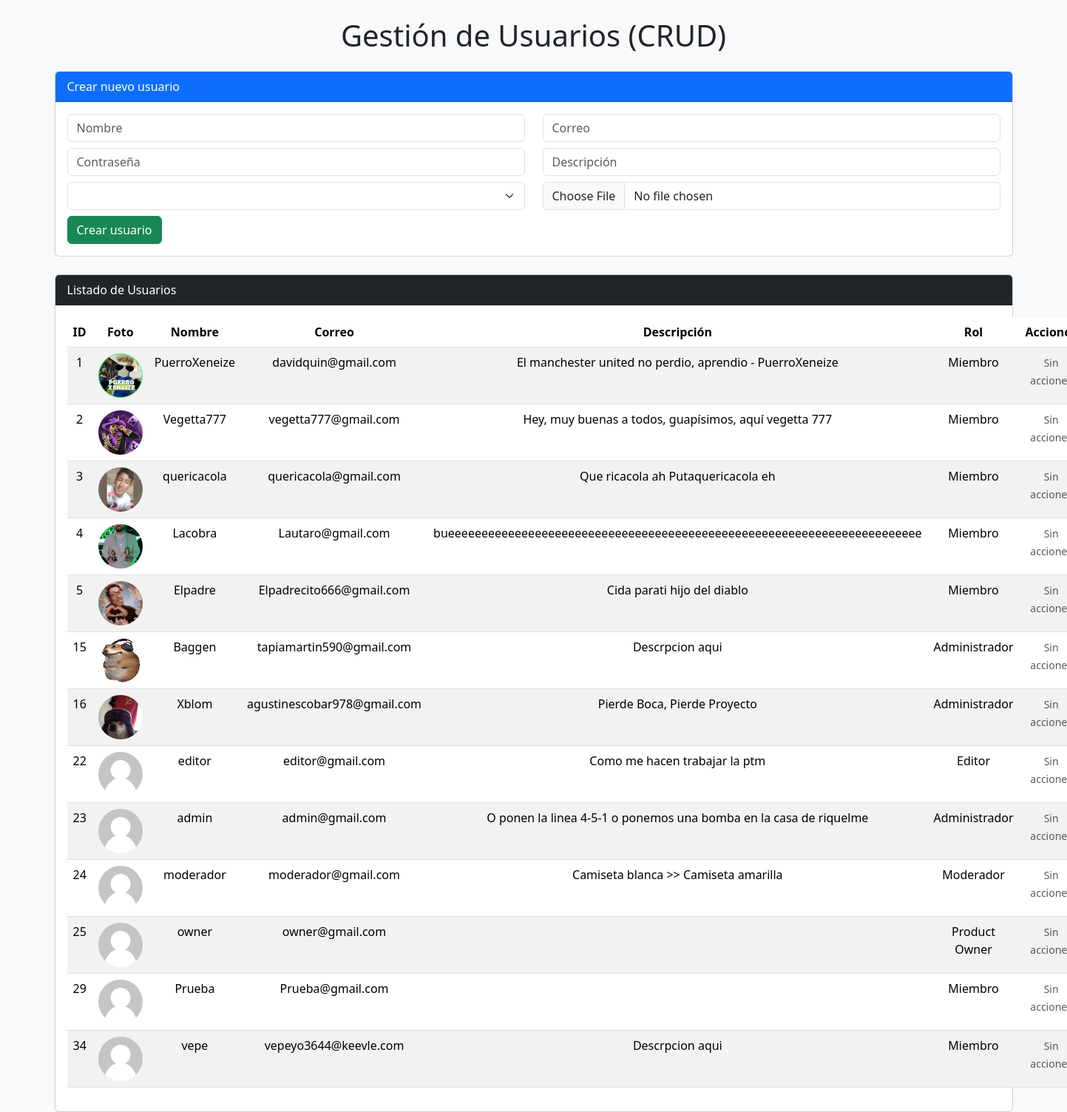
Page /Views/crud.php on the committed database.
### tables this page shows
CREATE TABLE `usuario` (
  `IDusuario` int(11) NOT NULL,
  `Nombre` varchar(40) NOT NULL,
  `Correo` varchar(255) NOT NULL,
  `Foto` text NOT NULL DEFAULT '../IMGU/defaulPerfil.jpg',
  `Contraseña` varchar(40) NOT NULL,
  `Descripcion` varchar(255) DEFAULT 'Descrpcion aqui',
  `IDrol` int(11) NOT NULL DEFAULT 3
);

CREATE TABLE `roles` (
  `IDrol` int(11) NOT NULL,
  `rol` varchar(100) DEFAULT NULL
);

### Views/crud.php (the view, shortened to what this page needs)
<?php
require_once '../Includes/Config.php';
$query = "SELECT u.*, r.rol
          FROM usuario u
          INNER JOIN roles r ON u.IDrol = r.IDrol
          WHERE u.IDrol IN (1, 2, 3, 4, 5)
          ORDER BY u.IDusuario ASC";
$resultado = $conexion->query($query);
                    function get_role_level($role) {
                    if (is_null($role)) return 0;
                    if (is_numeric($role)) {
                        switch ((int)$role) {
                            case 1: return 3;
                            case 2: return 5;
                            case 3: return 1;
                            case 4: return 2;
                            case 5: return 4;
                        }
                    }
                    }
$currentRoleId   = $_SESSION['idrol']     ?? null;
$currentLevel = get_role_level($currentRoleId);
?>
<!DOCTYPE html>
<html lang="es">
<head>
    <link href="https://cdn.jsdelivr.net/npm/bootstrap@5.3.8/dist/css/bootstrap.min.css" rel="stylesheet">
        <link href="https://unpkg.com/boxicons@2.1.4/css/boxicons.min.css" rel="stylesheet" />
</head>
<body class="bg-light">
<div class="container mt-4">
    <h1 class="text-center mb-4">Gestión de Usuarios (CRUD)</h1>
    <div class="card mb-4">
        <div class="card-header bg-primary text-white">Crear nuevo usuario</div>
        <div class="card-body">
            <form method="POST" enctype="multipart/form-data">
                <div class="row mb-2">
                    <div class="col"><input type="text" name="Nombre" class="form-control" placeholder="Nombre" required></div>
                    <div class="col"><input type="email" name="Correo" class="form-control" placeholder="Correo" required></div>
                </div>
                <div class="row mb-2">
                    <div class="col"><input type="password" name="Contraseña" class="form-control" placeholder="Contraseña" required></div>
                    <div class="col"><input type="text" name="Descripcion" class="form-control" placeholder="Descripción"></div>
                </div>
                <div class="row mb-2">
                    <div class="col">
                        <select name="IDrol" class="form-select" required>
                        </select>
                    </div>
                    <div class="col"><input type="file" name="Foto" class="form-control"></div>
                </div>
                <button type="submit" name="crear" class="btn btn-success">Crear usuario</button>
            </form>
        </div>
    </div>
    <div class="card">
        <div class="card-header bg-dark text-white">Listado de Usuarios</div>
        <div class="card-body">
            <table class="table table-striped text-center">
                <thead>
                    <tr>
                        <th>ID</th>
                        <th>Foto</th>
                        <th>Nombre</th>
                        <th>Correo</th>
                        <th>Descripción</th>
                        <th>Rol</th>
                        <th>Acciones</th>
                    </tr>
                </thead>
                <tbody>
                <?php
                while ($row = $resultado->fetch_assoc()):
                    $targetLevel = get_role_level($row['IDrol'] ?? $row['rol'] ?? null);
                    $canManage = ($currentLevel > $targetLevel);
                ?>
    <tr>
        <td><?= htmlspecialchars($row['IDusuario']) ?></td>
        <td><img src="<?= htmlspecialchars($row['Foto']) ?>" width="60" height="60" style="object-fit:cover;border-radius:50%"></td>
        <td><?= htmlspecialchars($row['Nombre']) ?></td>
        <td><?= htmlspecialchars($row['Correo']) ?></td>
        <td><?= htmlspecialchars($row['Descripcion']) ?></td>
        <td><?= htmlspecialchars($row['rol']) ?></td>
        <td>
            <?php if ($canManage): ?>
                <button class="btn btn-warning btn-sm" data-bs-toggle="modal" data-bs-target="#editar<?= htmlspecialchars($row['IDusuario']) ?>">Editar</button>
                <a href="?borrar=<?= urlencode($row['IDusuario']) ?>" class="btn btn-danger btn-sm" onclick="return confirm('¿Seguro que quieres borrar este usuario?')">Borrar</a>
            <?php else: ?>
                <span class="text-muted small">Sin acciones</span>
            <?php endif; ?>
                        </td>
                    </tr>
                <?php endwhile; ?>
                </tbody>
            </table>
        </div>
    </div>
</div>
</body>
</html>

### rows in the picture
usuario: IDusuario "1", Foto (picture), Nombre "PuerroXeneize", Correo "davidquin@gmail.com", Descripcion "El manchester united no perdio, aprendio - PuerroXeneize", IDrol.rol "Miembro", shows "Sin…"
usuario: IDusuario "2", Foto (picture), Nombre "Vegetta777", Correo "vegetta777@gmail.com", Descripcion "Hey, muy buenas a todos, guapísimos, aquí vegetta 777", IDrol.rol "Miembro", shows "Sin…"
usuario: IDusuario "3", Foto (picture), Nombre "quericacola", Correo "quericacola@gmail.com", Descripcion "Que ricacola ah Putaquericacola eh", IDrol.rol "Miembro", shows "Sin…"
usuario: IDusuario "4", Foto (picture), Nombre "Lacobra", Correo "Lautaro@gmail.com", Descripcion "bueeeeeeeeeeeeeeeeeeeeeeeeeeeeeeeeeeeeeeeeeeeeeeeeeeeeeeeeeeeeeeeeeeeeeee", IDrol.rol "Miembro", shows "Sin…"
usuario: IDusuario "5", Foto (picture), Nombre "Elpadre", Correo "Elpadrecito666@gmail.com", Descripcion "Cida parati hijo del diablo", IDrol.rol "Miembro", shows "Sin…"
usuario: IDusuario "15", Foto (picture), Nombre "Baggen", Correo "tapiamartin590@gmail.com", Descripcion "Descrpcion aqui", IDrol.rol "Administrador", shows "Sin…"
usuario: IDusuario "16", Foto (picture), Nombre "Xblom", Correo "agustinescobar978@gmail.com", Descripcion "Pierde Boca, Pierde Proyecto", IDrol.rol "Administrador", shows "Sin…"
usuario: IDusuario "22", Foto (picture), Nombre "editor", Correo "editor@gmail.com", Descripcion "Como me hacen trabajar la ptm", IDrol.rol "Editor", shows "Sin…"
usuario: IDusuario "23", Foto (picture), Nombre "admin", Correo "admin@gmail.com", Descripcion "O ponen la linea 4-5-1 o ponemos una bomba en la casa de riquelme", IDrol.rol "Administrador", shows "Sin…"
usuario: IDusuario "24", Foto (picture), Nombre "moderador", Correo "moderador@gmail.com", Descripcion "Camiseta blanca >> Camiseta amarilla", IDrol.rol "Moderador", shows "Sin…"
usuario: IDusuario "25", Foto (picture), Nombre "owner", Correo "owner@gmail.com", IDrol.rol "Product Owner", shows "Sin…"
usuario: IDusuario "29", Foto (picture), Nombre "Prueba", Correo "Prueba@gmail.com", IDrol.rol "Miembro", shows "Sin…"
usuario: IDusuario "34", Foto (picture), Nombre "vepe", Correo "vepeyo3644@keevle.com", Descripcion "Descrpcion aqui", IDrol.rol "Miembro", shows "Sin…"
